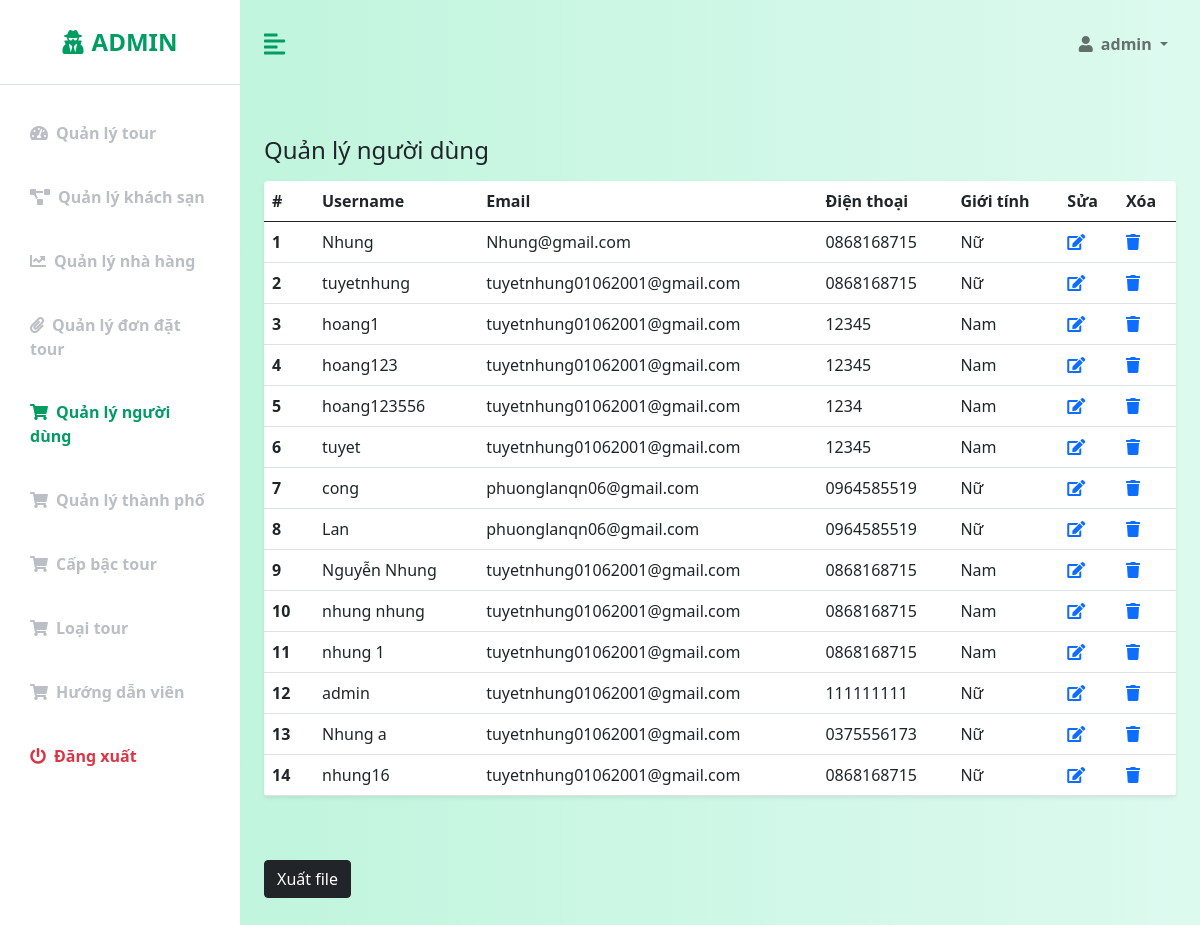
The app's page /admin/QLND.php (signed in) with its own data.
### tables this page shows
CREATE TABLE `customers` (
  `customer_id` int(11) NOT NULL,
  `user_name` varchar(50) NOT NULL,
  `password` varchar(255) NOT NULL,
  `email` varchar(50) NOT NULL,
  `birthday` datetime NOT NULL,
  `phone_number` varchar(10) NOT NULL,
  `name` varchar(50) NOT NULL,
  `gender` int(1) NOT NULL,
  `status` int(1) NOT NULL,
  `code` varchar(255) NOT NULL,
  `is_admin` int(10) NOT NULL,
  `date_created` datetime NOT NULL DEFAULT current_timestamp()
);

### config/database-function.php (called while the page is built, shortened)
<?php
    require_once('database-connection.php');
    function simpleQuery($sql, bool $isGet = true, $params = []){
        global $conn;
        $stmt = $conn -> prepare($sql);
        if(count($params) > 0){
            $types = '';
            foreach($params as $v){
                if(is_int($v)){
                    $types = $types.'i';
                }else if(is_double($v)){
                    $types = $types.'d';
                }else{
                    $types = $types.'s';
                }
            }
            $values = array_values($params);
            $stmt -> bind_param($types, ...$values);
        }
        $stmt -> execute();
        if($isGet){
            $record = $stmt -> get_result() -> fetch_all(MYSQLI_ASSOC);
            return $record;
        }else{
            return $stmt;
        }
    }
?>

### admin/QLND.php (the view, shortened to what this page needs)
<?php
    require('templates-admin/header.php');
?>
            <div class="container-fluid px-4" style="margin-bottom: 20%;">
                <div class="row my-5">
                    <h3 class="fs-4 mb-3">Quản lý người dùng</h3>
                    <div class="col">
                        <table class="table bg-white rounded shadow-sm  table-hover">
                            <thead>
                                <tr>
                                    <th scope="col" width="50">#</th>
                                    <th scope="col">Username</th>
                                    <th scope="col">Email</th>
                                    <th scope="col">Điện thoại</th>
                                    <th scope="col">Giới tính</th>
                                    <th scope="col">Sửa</th>
                                    <th scope="col">Xóa</th>
                                </tr>
                            </thead>
                            <tbody>
                                <?php
                                    $i = 1;
                                    $sql = "select * from customers";
                                    $rows = simpleQuery($sql);
                                    foreach($rows as $row){
                                        echo '
                                            <tr>
                                                <th scope="row">'.$i.'</th>
                                                <td>'.$row["user_name"].'</td>
                                                <td>'.$row["email"].'</td>
                                                <td>'.$row["phone_number"].'</td>
                                                <td>';
                                                    if($row["gender"] == 0){
                                                        echo "Nữ";
                                                    }else{
                                                        echo "Nam";
                                                    }
                                                echo '</td>
                                                <td><a href="sua-ND.php?id='.$row["customer_id"].'"><i class="fas fa-edit"></i></a></td>
                                                <td><a href="xoa.php?customers=&id='.$row["customer_id"].'"><i class="fas fa-trash"></i></a></td>
                                            </tr>
                                        ';
                                        $i++;
                                    }
                                ?>
                            </tbody>
                        </table>
                    </div>
                </div>
          <div>
            <form action="export-import.php" method="POST" enctype="multipart/form-data">
                <button class="btn btn-dark" type="submit" name="export">Xuất file</button>
            </form>
        </div>
<?php
    include('templates-admin/footer.php')
?>

### admin/templates-admin/header.php (shortened to what this page needs)
<!DOCTYPE html>
<html lang="en">
<head>
    <link href="https://cdn.jsdelivr.net/npm/bootstrap@5.0.0-beta3/dist/css/bootstrap.min.css" rel="stylesheet" />
    <link rel="stylesheet" href="https://cdnjs.cloudflare.com/ajax/libs/font-awesome/5.15.3/css/all.min.css" />
    <link rel="stylesheet" href="https://cdnjs.cloudflare.com/ajax/libs/font-awesome/5.15.4/css/all.min.css">
    <link rel="stylesheet" href="css-admin/styles.css" />
</head>
<body>
    <div class="d-flex" id="wrapper">
        <div class="bg-white" id="sidebar-wrapper">
            <div class="sidebar-heading text-center py-4 primary-text fs-4 fw-bold text-uppercase border-bottom"><i
                    class="fas fa-user-secret me-2"></i>Admin</div>
            <div class="list-group list-group-flush my-3">
                <a href="index.php" class="list-group-item list-group-item-action bg-transparent second-text fw-bold <?php if($_SESSION["nav"] == "tours") echo "active"; ?>"><i
                        class="fas fa-tachometer-alt me-2"></i>Quản lý tour</a>
                <a href="QLKS.php" class="list-group-item list-group-item-action bg-transparent second-text fw-bold <?php if($_SESSION["nav"] == "hotels") echo "active"; ?>"><i
                        class="fas fa-project-diagram me-2"></i>Quản lý khách sạn</a>
                <a href="QLNH.php" class="list-group-item list-group-item-action bg-transparent second-text fw-bold <?php if($_SESSION["nav"] == "restaurants") echo "active"; ?>"><i
                        class="fas fa-chart-line me-2"></i>Quản lý nhà hàng</a>
                <a href="QLDDTour.php" class="list-group-item list-group-item-action bg-transparent second-text fw-bold <?php if($_SESSION["nav"] == "orders") echo "active"; ?>"><i
                        class="fas fa-paperclip me-2"></i>Quản lý đơn đặt tour</a>
                <a href="QLND.php" class="list-group-item list-group-item-action bg-transparent second-text fw-bold <?php if($_SESSION["nav"] == "customers") echo "active"; ?>"><i
                        class="fas fa-shopping-cart me-2"></i>Quản lý người dùng</a>
                <a href="QLTP.php" class="list-group-item list-group-item-action bg-transparent second-text fw-bold <?php if($_SESSION["nav"] == "cities") echo "active"; ?>"><i
                        class="fas fa-shopping-cart me-2"></i>Quản lý thành phố</a>
                <a href="QLCapTour.php" class="list-group-item list-group-item-action bg-transparent second-text fw-bold <?php if($_SESSION["nav"] == "ranks") echo "active"; ?>"><i
                        class="fas fa-shopping-cart me-2"></i>Cấp bậc tour</a>
                <a href="QLLoaiTour.php" class="list-group-item list-group-item-action bg-transparent second-text fw-bold <?php if($_SESSION["nav"] == "tourtypes") echo "active"; ?>"><i
                        class="fas fa-shopping-cart me-2"></i>Loại tour</a>
                <a href="QLHDVien.php" class="list-group-item list-group-item-action bg-transparent second-text fw-bold <?php if($_SESSION["nav"] == "tourguides") echo "active"; ?>"><i
                        class="fas fa-shopping-cart me-2"></i>Hướng dẫn viên</a>
                <a href="logout.php" class="list-group-item list-group-item-action bg-transparent text-danger fw-bold"><i
                        class="fas fa-power-off me-2"></i>Đăng xuất</a>
            </div>
        </div>
        <div id="page-content-wrapper">
            <nav class="navbar navbar-expand-lg navbar-light bg-transparent py-4 px-4">
                <div class="d-flex align-items-center">
                    <i class="fas fa-align-left primary-text fs-4 me-3" id="menu-toggle"></i>
                </div>
                <div class="collapse navbar-collapse" id="navbarSupportedContent">
                    <ul class="navbar-nav ms-auto mb-2 mb-lg-0">
                        <li class="nav-item dropdown">
                            <a class="nav-link dropdown-toggle second-text fw-bold" href="#" id="navbarDropdown"
                                role="button" data-bs-toggle="dropdown" aria-expanded="false">
                                <?php
                                  $sql = "select user_name from customers where customer_id = ?";
                                  $row = simpleQuery($sql, 1, [$_SESSION["user_id"]])[0];
                                  echo '<i class="fas fa-user me-2"></i>';
                                  echo $row["user_name"];
                                ?>
                            </a>
                        </li>
                    </ul>
                </div>
            </nav>

### admin/css-admin/styles.css (style rules this page uses)
:root { --main-bg-color: #009d63; --main-text-color: #009d63; --second-text-color: #bbbec5; --second-bg-color: #c1efde; }
.primary-text { color: var(--main-text-color); }
.second-text { color: var(--second-text-color); }
#wrapper { overflow-x: hidden; background-image: linear-gradient( to right, #baf3d7, #c2f5de, #cbf7e4, #d4f8ea, #ddfaef ); }
#sidebar-wrapper { min-height: 100vh; margin-left: -15rem; -webkit-transition: margin 0.25s ease-out; -moz-transition: margin 0.25s ease-out; -o-transition: margin 0.25s ease-out; transition: margin 0.25s ease-out; }
#sidebar-wrapper .sidebar-heading { padding: 0.875rem 1.25rem; font-size: 1.2rem; }
#sidebar-wrapper .list-group { width: 15rem; }
#page-content-wrapper { min-width: 100vw; }
#menu-toggle { cursor: pointer; }
.list-group-item { border: none; padding: 20px 30px; }
.list-group-item.active { background-color: transparent; color: var(--main-text-color); font-weight: bold; border: none; }
@media (min-width: 768px) { #sidebar-wrapper { margin-left: 0; } }
@media (min-width: 768px) { #page-content-wrapper { min-width: 0; width: 100%; } }

### records on screen
customers: user_name "admin", email "tuyetnhung01062001@gmail.com", phone_number "111111111", gender "Nữ"
customers: user_name "Nhung", email "Nhung@gmail.com", phone_number "0868168715", gender "Nữ"
customers: user_name "tuyetnhung", email "tuyetnhung01062001@gmail.com", phone_number "0868168715", gender "Nữ"
customers: user_name "hoang1", email "tuyetnhung01062001@gmail.com", phone_number "12345", gender "Nam"
customers: user_name "hoang123", email "tuyetnhung01062001@gmail.com", phone_number "12345", gender "Nam"
customers: user_name "hoang123556", email "tuyetnhung01062001@gmail.com", phone_number "1234", gender "Nam"
customers: user_name "tuyet", email "tuyetnhung01062001@gmail.com", phone_number "12345", gender "Nam"
customers: user_name "cong", email "phuonglanqn06@gmail.com", phone_number "0964585519", gender "Nữ"
customers: user_name "Lan", email "phuonglanqn06@gmail.com", phone_number "0964585519", gender "Nữ"
customers: user_name "Nguyễn Nhung", email "tuyetnhung01062001@gmail.com", phone_number "0868168715", gender "Nam"
customers: user_name "nhung nhung", email "tuyetnhung01062001@gmail.com", phone_number "0868168715", gender "Nam"
customers: user_name "nhung 1", email "tuyetnhung01062001@gmail.com", phone_number "0868168715", gender "Nam"
customers: user_name "Nhung a", email "tuyetnhung01062001@gmail.com", phone_number "0375556173", gender "Nữ"
customers: user_name "nhung16", email "tuyetnhung01062001@gmail.com", phone_number "0868168715", gender "Nữ"
